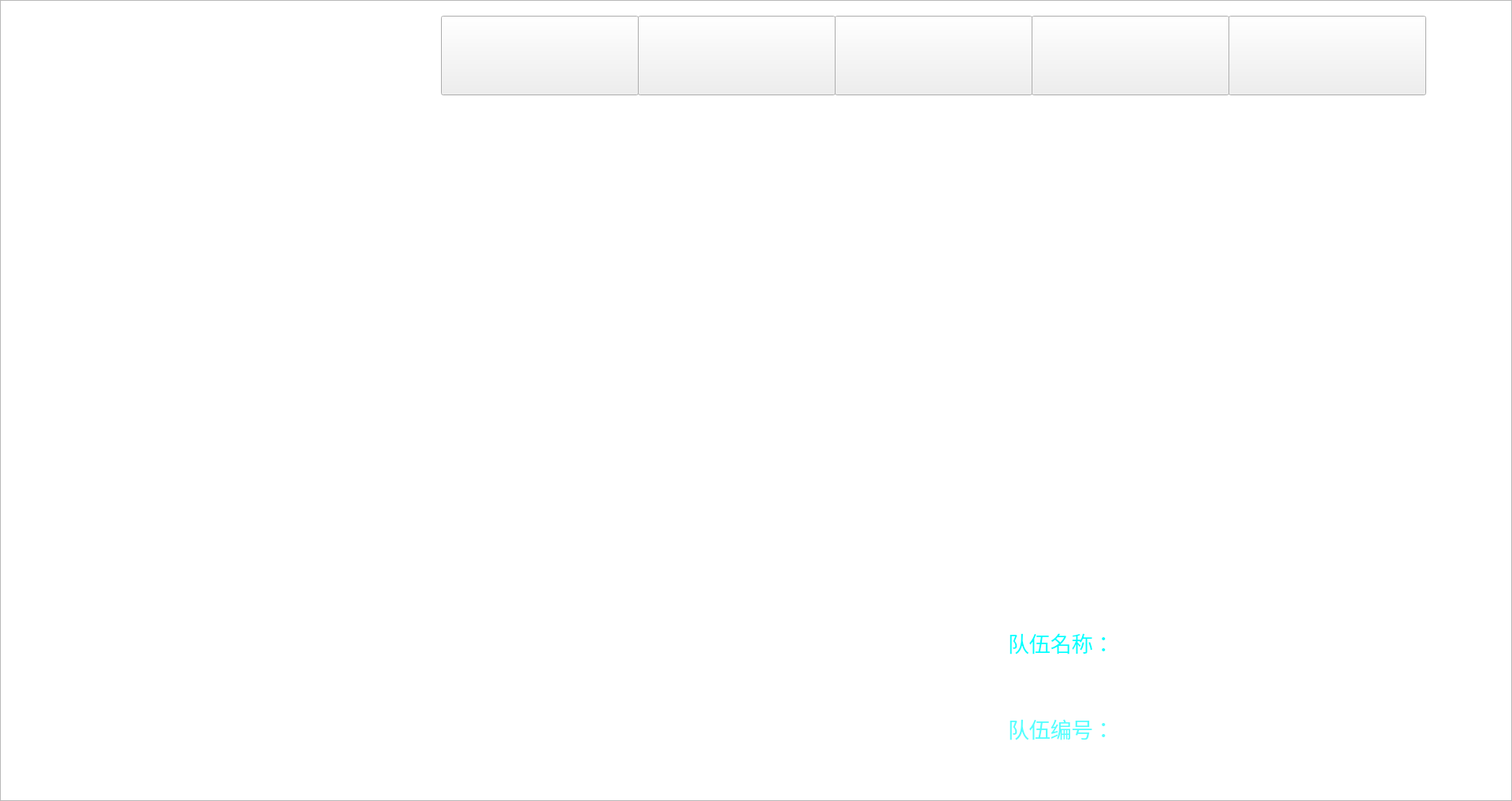
<?xml version="1.0" encoding="UTF-8"?>
<ui version="4.0">
 <class>MainWindow</class>
 <widget class="QMainWindow" name="MainWindow">
  <property name="geometry">
   <rect>
    <x>0</x>
    <y>0</y>
    <width>1920</width>
    <height>1017</height>
   </rect>
  </property>
  <property name="windowTitle">
   <string>MainWindow</string>
  </property>
  <widget class="QWidget" name="centralwidget">
   <widget class="QListView" name="listView">
    <property name="geometry">
     <rect>
      <x>0</x>
      <y>0</y>
      <width>1920</width>
      <height>1017</height>
     </rect>
    </property>
    <property name="styleSheet">
     <string notr="true">background-image: url(:/images/mainwindow_ui/background.png);</string>
    </property>
   </widget>
   <widget class="QLabel" name="label_logo">
    <property name="geometry">
     <rect>
      <x>60</x>
      <y>0</y>
      <width>441</width>
      <height>165</height>
     </rect>
    </property>
    <property name="styleSheet">
     <string notr="true">image: url(:/images/mainwindow_ui/1.png);</string>
    </property>
    <property name="text">
     <string/>
    </property>
   </widget>
   <widget class="QLabel" name="label_background">
    <property name="geometry">
     <rect>
      <x>10</x>
      <y>160</y>
      <width>1881</width>
      <height>821</height>
     </rect>
    </property>
    <property name="styleSheet">
     <string notr="true">image: url(:/images/mainwindow_ui/screen.png);</string>
    </property>
    <property name="text">
     <string/>
    </property>
    <property name="alignment">
     <set>Qt::AlignCenter</set>
    </property>
   </widget>
   <widget class="QLabel" name="label_tree">
    <property name="geometry">
     <rect>
      <x>90</x>
      <y>170</y>
      <width>521</width>
      <height>261</height>
     </rect>
    </property>
    <property name="styleSheet">
     <string notr="true">image: url(:/images/mainwindow_ui/2.png);</string>
    </property>
    <property name="text">
     <string/>
    </property>
   </widget>
   <widget class="QLabel" name="label">
    <property name="geometry">
     <rect>
      <x>630</x>
      <y>250</y>
      <width>1141</width>
      <height>81</height>
     </rect>
    </property>
    <property name="font">
     <font>
      <pointsize>28</pointsize>
     </font>
    </property>
    <property name="styleSheet">
     <string notr="true">color: rgb(255, 255, 255);</string>
    </property>
    <property name="text">
     <string>2025年全国大学生嵌入式芯片与系统设计竞赛</string>
    </property>
   </widget>
   <widget class="QLabel" name="label_2">
    <property name="geometry">
     <rect>
      <x>240</x>
      <y>440</y>
      <width>1401</width>
      <height>161</height>
     </rect>
    </property>
    <property name="styleSheet">
     <string notr="true">image: url(:/images/mainwindow_ui/3.png);</string>
    </property>
    <property name="text">
     <string/>
    </property>
   </widget>
   <widget class="QLabel" name="label_currentTime">
    <property name="geometry">
     <rect>
      <x>880</x>
      <y>350</y>
      <width>301</width>
      <height>61</height>
     </rect>
    </property>
    <property name="font">
     <font>
      <pointsize>26</pointsize>
     </font>
    </property>
    <property name="layoutDirection">
     <enum>Qt::LeftToRight</enum>
    </property>
    <property name="styleSheet">
     <string notr="true">color: rgb(255, 255, 255);</string>
    </property>
    <property name="text">
     <string/>
    </property>
    <property name="scaledContents">
     <bool>false</bool>
    </property>
   </widget>
   <widget class="QLabel" name="label_date">
    <property name="geometry">
     <rect>
      <x>870</x>
      <y>410</y>
      <width>341</width>
      <height>51</height>
     </rect>
    </property>
    <property name="font">
     <font>
      <pointsize>26</pointsize>
     </font>
    </property>
    <property name="styleSheet">
     <string notr="true">color: rgb(255, 255, 255);</string>
    </property>
    <property name="text">
     <string/>
    </property>
   </widget>
   <widget class="QLabel" name="label_teamname">
    <property name="geometry">
     <rect>
      <x>1280</x>
      <y>750</y>
      <width>511</width>
      <height>131</height>
     </rect>
    </property>
    <property name="font">
     <font>
      <pointsize>20</pointsize>
     </font>
    </property>
    <property name="layoutDirection">
     <enum>Qt::LeftToRight</enum>
    </property>
    <property name="styleSheet">
     <string notr="true">image: url(:/images/mainwindow_ui/4.png);
color: rgb(0, 255, 255);</string>
    </property>
    <property name="text">
     <string>队伍名称：</string>
    </property>
    <property name="alignment">
     <set>Qt::AlignJustify|Qt::AlignVCenter</set>
    </property>
   </widget>
   <widget class="QLabel" name="label_teamaccount">
    <property name="geometry">
     <rect>
      <x>1280</x>
      <y>860</y>
      <width>321</width>
      <height>131</height>
     </rect>
    </property>
    <property name="font">
     <font>
      <pointsize>20</pointsize>
     </font>
    </property>
    <property name="styleSheet">
     <string notr="true">image: url(:/images/mainwindow_ui/5.png);
color: rgb(85, 255, 255);</string>
    </property>
    <property name="text">
     <string>队伍编号：</string>
    </property>
    <property name="textFormat">
     <enum>Qt::RichText</enum>
    </property>
    <property name="alignment">
     <set>Qt::AlignJustify|Qt::AlignVCenter</set>
    </property>
   </widget>
   <widget class="QToolButton" name="toolButton_mainWindow">
    <property name="geometry">
     <rect>
      <x>560</x>
      <y>20</y>
      <width>251</width>
      <height>101</height>
     </rect>
    </property>
    <property name="text">
     <string/>
    </property>
   </widget>
   <widget class="QToolButton" name="toolButton_Oscilloscope">
    <property name="geometry">
     <rect>
      <x>810</x>
      <y>20</y>
      <width>251</width>
      <height>101</height>
     </rect>
    </property>
    <property name="text">
     <string/>
    </property>
   </widget>
   <widget class="QToolButton" name="toolButton_CAN">
    <property name="geometry">
     <rect>
      <x>1060</x>
      <y>20</y>
      <width>251</width>
      <height>101</height>
     </rect>
    </property>
    <property name="text">
     <string/>
    </property>
   </widget>
   <widget class="QToolButton" name="toolButton_Record">
    <property name="geometry">
     <rect>
      <x>1310</x>
      <y>20</y>
      <width>251</width>
      <height>101</height>
     </rect>
    </property>
    <property name="text">
     <string/>
    </property>
   </widget>
   <widget class="QToolButton" name="toolButton_deviceStatus">
    <property name="geometry">
     <rect>
      <x>1560</x>
      <y>20</y>
      <width>251</width>
      <height>101</height>
     </rect>
    </property>
    <property name="text">
     <string/>
    </property>
   </widget>
   <widget class="QLabel" name="label_3">
    <property name="geometry">
     <rect>
      <x>570</x>
      <y>90</y>
      <width>231</width>
      <height>71</height>
     </rect>
    </property>
    <property name="styleSheet">
     <string notr="true">image: url(:/images/mainwindow_ui/button_bottom.png);</string>
    </property>
    <property name="text">
     <string/>
    </property>
   </widget>
   <widget class="QLabel" name="label_4">
    <property name="geometry">
     <rect>
      <x>1370</x>
      <y>350</y>
      <width>501</width>
      <height>91</height>
     </rect>
    </property>
    <property name="font">
     <font>
      <pointsize>24</pointsize>
     </font>
    </property>
    <property name="styleSheet">
     <string notr="true">color: rgb(255, 255, 255);</string>
    </property>
    <property name="text">
     <string>——芯片应用赛道</string>
    </property>
   </widget>
   <widget class="QLabel" name="label_5">
    <property name="geometry">
     <rect>
      <x>1470</x>
      <y>780</y>
      <width>341</width>
      <height>71</height>
     </rect>
    </property>
    <property name="font">
     <font>
      <pointsize>20</pointsize>
     </font>
    </property>
    <property name="styleSheet">
     <string notr="true">color: rgb(255, 255, 255);</string>
    </property>
    <property name="text">
     <string>一周十吨矿泉水</string>
    </property>
   </widget>
   <widget class="QLabel" name="label_6">
    <property name="geometry">
     <rect>
      <x>1470</x>
      <y>890</y>
      <width>211</width>
      <height>71</height>
     </rect>
    </property>
    <property name="font">
     <font>
      <pointsize>20</pointsize>
     </font>
    </property>
    <property name="styleSheet">
     <string notr="true">color: rgb(255, 255, 255);</string>
    </property>
    <property name="text">
     <string>11643</string>
    </property>
   </widget>
  </widget>
 </widget>
 <resources/>
 <connections/>
</ui>
